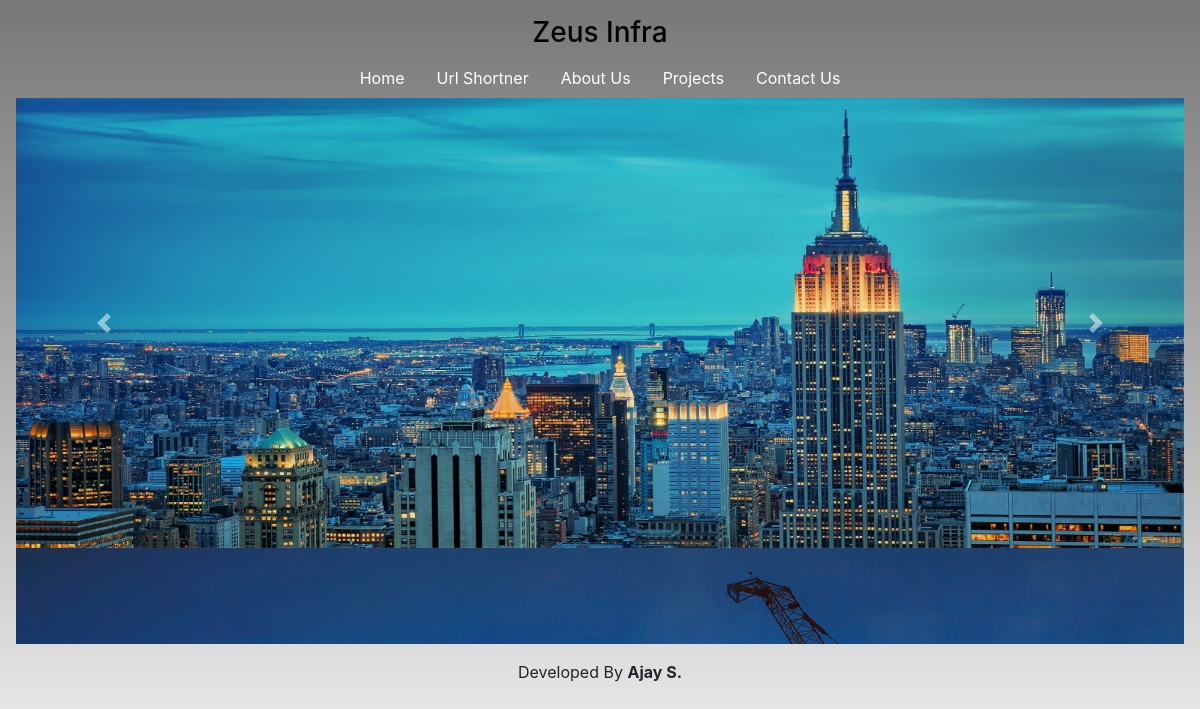
/, run on an earlier commit of the app's database.
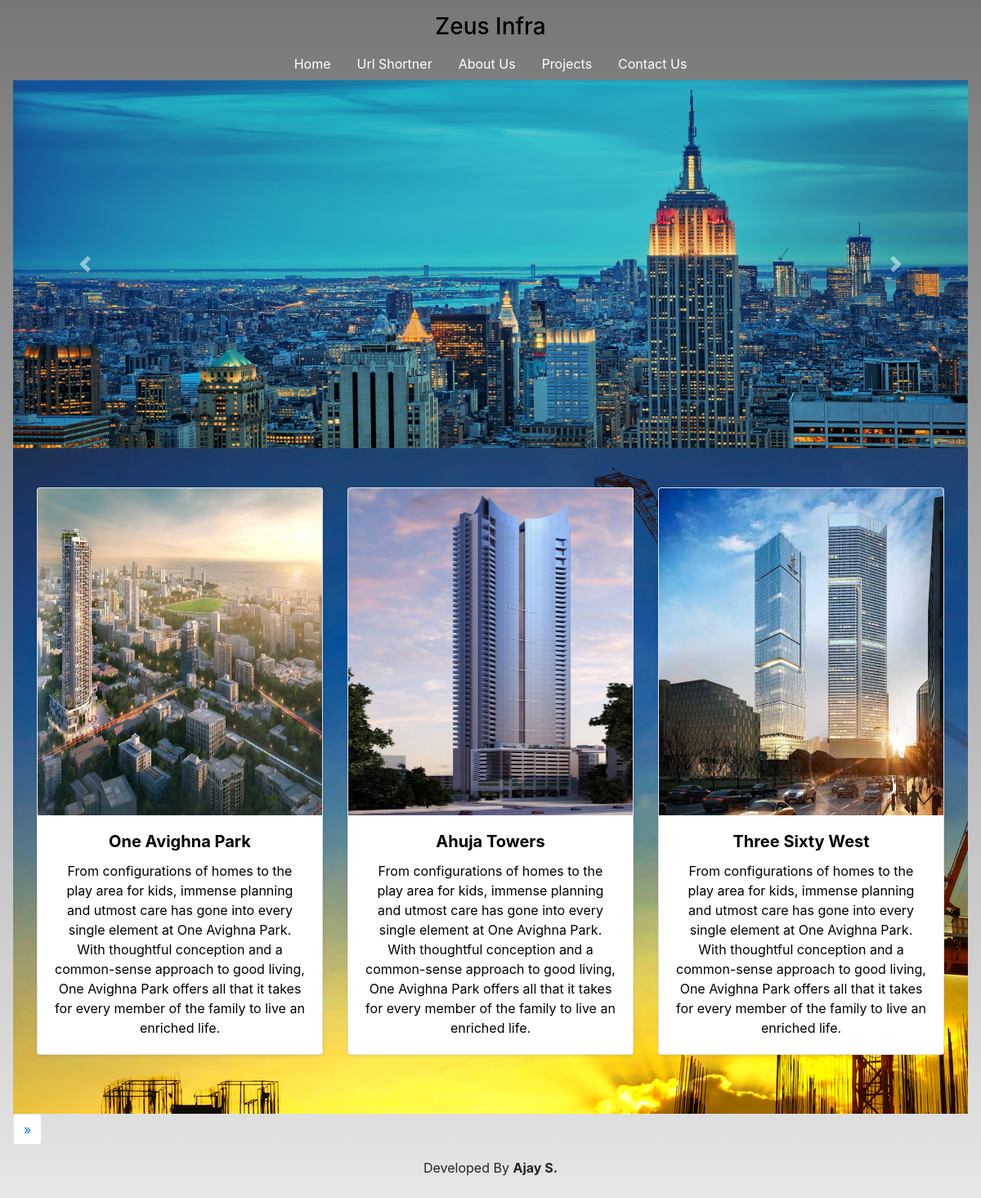
And on a later commit of the database.
### infra/models.py (models this page shows, shortened)
class Demo(models.Model):
    title = models.CharField(max_length=100)
    description = models.TextField(max_length=1000)
    image = models.ImageField(upload_to='images')
    price = models.IntegerField(default=0)

### infra/views.py (the view)
# urls.py: path('', DemoList.as_view(), name='demo_list'),
class DemoList(ListView):
    model = Demo
    paginate_by = 3
    def get_context_data(self, **kwargs):
        context = super().get_context_data(**kwargs)
        return context
    pass

### infra/templates/infra/demo_list.html (shortened to what this page needs)
{% extends "home.html" %}
{% block body %}
<div class="album py-5 bg-light back">
    <div class="container ">
        <div class="row">
            {% for asset in object_list %}
            <div class="col-md-4 ">
                <div class="card mb-4 shadow-sm" style="float:right">
                    <a style="text-decoration: none; color: black;" href="{% url 'infra:demo_detail' asset.pk %}">
                    <img src="{{asset.image.url}}" class="card-img-top" height="400px" alt="...">
                    <div class="card-body">
                        <h5 class="card-title font-weight-bolder">{{asset.title}}</h5>
                        <p class="card-text">{{asset.description}}</p>
                    </div>
                </a>
                </div>
            </div>
            {% endfor %}
        </div>
    </div>
</div>
<nav aria-label="Page navigation example">
    <ul class="pagination">
        {% if page_obj.has_next %}
        <li class="page-item">
            <a class="page-link" href="?page={{ page_obj.next_page_number  }}" aria-label="Next">
                <span aria-hidden="true">&raquo;</span>
            </a>
        </li>
        {% endif %}
    </ul>
</nav>
{% endblock body %}

### templates/home.html (shortened to what this page needs)
{% load static %}
<!DOCTYPE html>
<html lang="en">
<head>
    <link rel="stylesheet" href="https://stackpath.bootstrapcdn.com/bootstrap/4.3.1/css/bootstrap.min.css">
        <link href="{% static 'css/style.css' %}" rel="stylesheet">
</head>
<body class="text-center">
    <div class="cover-container d-flex w-100 h-100 p-3 mx-auto flex-column">
  <header class="masthead mb-auto">
    <div class="inner">
      <h3 class="masthead-brand"> <a class="active" style="text-decoration: none; color: black;" href="{% url 'infra:demo_list' %}"> Zeus Infra </a></h3>
      <nav class="nav nav-masthead justify-content-center">
        <a class="nav-link active " style="color:white;" href="{% url 'infra:demo_list' %}">Home</a>
        <a class="nav-link active " style="color:white;" href="{% url 'basic:urlshort.html' %}">Url Shortner</a>
        <a class="nav-link active" style="color:white;" href="{% url 'infra:about' %}">About Us</a>
        <a class="nav-link active" style="color:white;" href="{% url 'infra:project' %}">Projects</a>
        <a class="nav-link active" style="color:white;" href="{% url 'infra:contact' %}">Contact Us</a>
      </nav>
    </div>
  </header>
  <div id="carouselExampleFade" class="carousel slide carousel-fade" data-ride="carousel">
        <div class="carousel-inner">
          <div class="carousel-item active">
            <img src="{% static 'img/building1.jpg' %}" class="d-block w-100" height="450px" alt="...">
          </div>
        </div>
        <a class="carousel-control-prev" href="#carouselExampleFade" role="button" data-slide="prev">
          <span class="carousel-control-prev-icon" aria-hidden="true"></span>
        </a>
        <a class="carousel-control-next" href="#carouselExampleFade" role="button" data-slide="next">
          <span class="carousel-control-next-icon" aria-hidden="true"></span>
        </a>
      </div>
      {% block body %}
      {% endblock body %}
  <footer class="mastfoot mt-auto">
    <div class="inner">
      <p>Developed By <strong>Ajay S.</strong>  </p>
    </div>
  </footer>
    </div>
</body>
</html>

### templates/home.html (style rules this page uses)
body { background: linear-gradient(rgba(0, 0, 0, 0.534),rgba(128, 128, 128, 0.192)); }
.back { background-image: url("static/img/construction.jpg"); width: 100%; height: auto; }

What changed in the data, as far as the page shows it:
added Demo: image (picture), title "One Avighna Park", description "From configurations of homes to the play area for kids, immense planning and utmost care has gone into every single element at One Avighna Park. With thoughtful conception and a common-sense approach to good living, One Avighna Park offers all that it takes for every member of the family to live an enriched life."
added Demo: image (picture), title "Ahuja Towers", description "From configurations of homes to the play area for kids, immense planning and utmost care has gone into every single element at One Avighna Park. With thoughtful conception and a common-sense approach to good living, One Avighna Park offers all that it takes for every member of the family to live an enriched life."
added Demo: image (picture), title "Three Sixty West", description "From configurations of homes to the play area for kids, immense planning and utmost care has gone into every single element at One Avighna Park. With thoughtful conception and a common-sense approach to good living, One Avighna Park offers all that it takes for every member of the family to live an enriched life."
